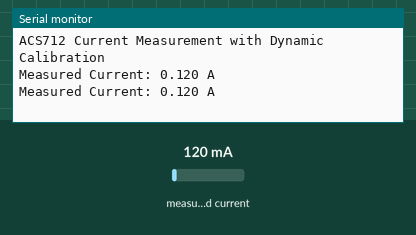
Recording of a sketch running on a simulated Arduino Uno, built with avr-gcc and run on an emulated ATmega328P. Parts: the last lines printed to the serial monitor. Inputs (shaded band) come from the test bench; at power-on: measured current 120 mA.

Above: at 6.1 s.
6.2 s: measured current set to 40 mA
At 11.6 s:
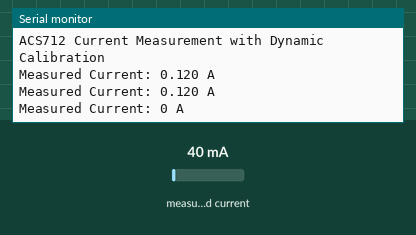
12.4 s: measured current set to 500 mA
At 17.2 s:
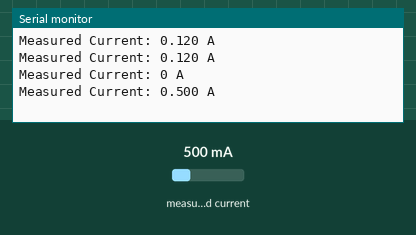
Timing chart, 0 to 18.7 s (numbered marks = the images above; inputs shaded):
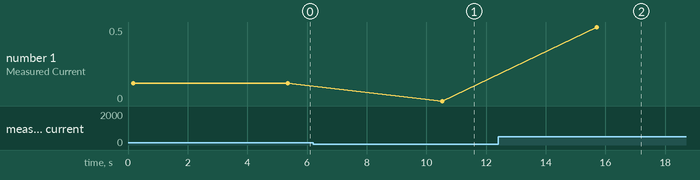

Measured:
- after the input at 6.2 s, the serial monitor: prints a new line after 4.3 s (image 1)
- after the input at 12.4 s, the serial monitor: prints a new line after 3.3 s (image 2)
- plotted number 1: 0.12 → 0 after the input at 6.2 s, 0 → 0.5 after the input at 12.4 s

The sketch:

ACS712_Multiple_Calibration.ino
```cpp
#include "EmonLib.h" // Include the EmonLib library

EnergyMonitor emon1; // Create an instance of EnergyMonitor

void setup() {
  Serial.begin(9600);
  Serial.println("ACS712 Current Measurement with Dynamic Calibration");

  // Initialize the ACS712 current sensor with default calibration factor 1.5
  emon1.current(35, 1.5); // ADC pin 35, initial calibration factor
}

void loop() {
  double Irms = emon1.calcIrms(1480); // Initial current measurement with 1.5

  // If the initial measurement is below 0.1A, print 0A
  if (Irms < 0.1) {
    Serial.println("Measured Current: 0 A");
  }
  else {
    // Check if recalibration is needed
    if (Irms >= 0.1 && Irms <= 0.107) {
      emon1.current(35, 2.1); // Change calibration factor to 2.1
      Irms = emon1.calcIrms(1480);
    }
    else if (Irms >= 0.186 && Irms <= 0.197) {
      emon1.current(35, 2.0); // Change calibration factor to 2.0
      Irms = emon1.calcIrms(1480);
    }
    else if (Irms >= 0.28 && Irms <= 0.31) {
      emon1.current(35, 1.6); // Change calibration factor to 1.6
      Irms = emon1.calcIrms(1480);
    }

    // Print the recalculated current value
    Serial.print("Measured Current: ");
    Serial.print(Irms, 3); // Print current with 3 decimal places
    Serial.println(" A");
  }

  delay(5000); // Wait 1 second before the next reading
}
```
